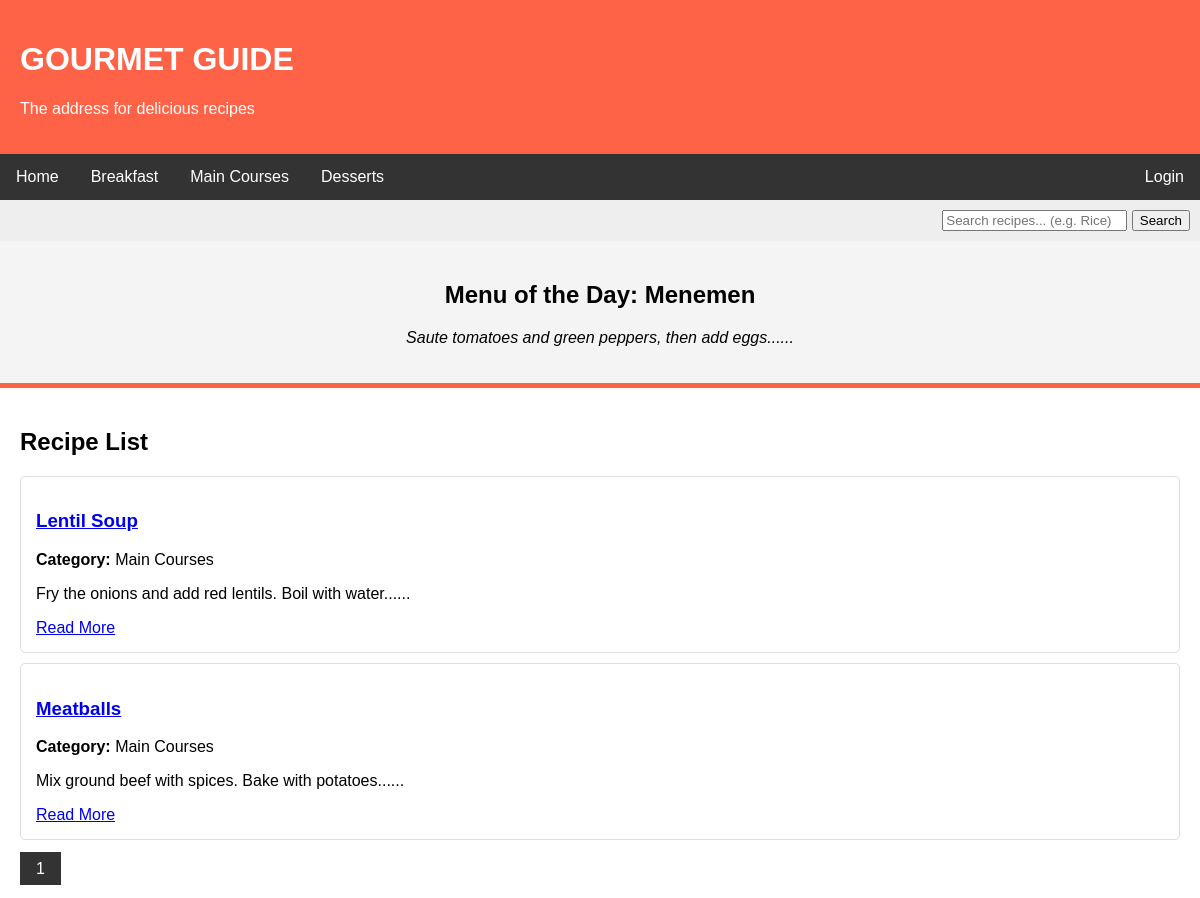
Screenshot of /index.php?category=Main Courses with the database file from the repository.
### tables this page shows
CREATE TABLE `recipes` (
  `id` int(11) NOT NULL,
  `title` varchar(255) NOT NULL,
  `category` varchar(100) NOT NULL,
  `content` text NOT NULL,
  `image_url` varchar(255) DEFAULT NULL,
  `created_at` datetime DEFAULT current_timestamp()
);

### index.php (the view, shortened to what this page needs)
<?php include 'db.php'; ?>
<!DOCTYPE html>
<html lang="en">
<head>
</head>
<body>
    <div class="header">
        <h1>GOURMET GUIDE</h1>
        <p>The address for delicious recipes</p>
    </div>
    <div class="menu">
        <a href="index.php">Home</a>
        <a href="index.php?category=Breakfast">Breakfast</a>
        <a href="index.php?category=Main Courses">Main Courses</a>
        <a href="index.php?category=Desserts">Desserts</a>
        <a href="login.php" style="float:right">Login</a>
    </div>
    <div style="background:#eee; padding:10px; text-align:right;">
        <form action="index.php" method="GET">
            <input type="text" name="search" placeholder="Search recipes... (e.g. Rice)">
            <button type="submit">Search</button>
        </form>
    </div>
    <div class="slider">
        <?php
        $sql_slider = "SELECT * FROM recipes ORDER BY RAND() LIMIT 1";
        $result_slider = mysqli_query($link, $sql_slider);
        if($row = mysqli_fetch_assoc($result_slider)){
            echo "<h2>Menu of the Day: " . $row['title'] . "</h2>";
            echo "<p><i>" . substr($row['content'], 0, 50) . "...</i></p>";
        }
        ?>
    </div>
    <div class="container">
        <h2>Recipe List</h2>
        <?php
        $page = isset($_GET['page']) ? (int)$_GET['page'] : 1;
        $limit = 3;
        $offset = ($page - 1) * $limit;
        $where = "WHERE 1=1";
        if(isset($_GET['category'])){
            $category = $_GET['category'];
            $where .= " AND category = '$category'";
        }
        $sql = "SELECT * FROM recipes $where LIMIT $offset, $limit";
        $result = mysqli_query($link, $sql);
        if(mysqli_num_rows($result) > 0){
            while($row = mysqli_fetch_assoc($result)){
                echo "<div class='recipe-box'>";
                echo "<h3><a href='detail.php?id=".$row['id']."'>" . $row['title'] . "</a></h3>";
                echo "<p><b>Category:</b> " . $row['category'] . "</p>";
                echo "<p>" . substr($row['content'], 0, 100) . "...</p>";
                echo "<a href='detail.php?id=".$row['id']."'>Read More</a>";
                echo "</div>";
            }
        } else {
            echo "No recipes found.";
        }
        ?>
        <div class="pagination">
            <?php
            $sql_total = "SELECT COUNT(*) as total FROM recipes $where";
            $res_total = mysqli_query($link, $sql_total);
            $data_total = mysqli_fetch_assoc($res_total);
            $total_pages = ceil($data_total['total'] / $limit);
            for($p = 1; $p <= $total_pages; $p++) {
                echo "<a href='index.php?page=$p'>$p</a>";
            }
            ?>
        </div>
    </div>
</body>
</html>

### index.php (style rules this page uses)
body { font-family: sans-serif; margin: 0; padding: 0; }
.header { background: #ff6347; padding: 20px; color: white; }
.menu { background: #333; overflow: hidden; }
.menu a { float: left; display: block; color: white; padding: 14px 16px; text-decoration: none; }
.slider { background-color: #f4f4f4; padding: 20px; text-align: center; border-bottom: 5px solid #ff6347; }
.container { padding: 20px; }
.recipe-box { border: 1px solid #ddd; padding: 15px; margin-bottom: 10px; border-radius: 5px; }
.pagination { margin-top: 20px; }
.pagination a { padding: 8px 16px; background: #333; color: white; text-decoration: none; margin-right: 5px; }

### rows the page displays
recipes: title "Menemen", content "Saute tomatoes and green peppers, then add eggs..."
recipes: title "Lentil Soup", category "Main Courses", content "Fry the onions and add red lentils. Boil with water..."
recipes: title "Meatballs", category "Main Courses", content "Mix ground beef with spices. Bake with potatoes..."
